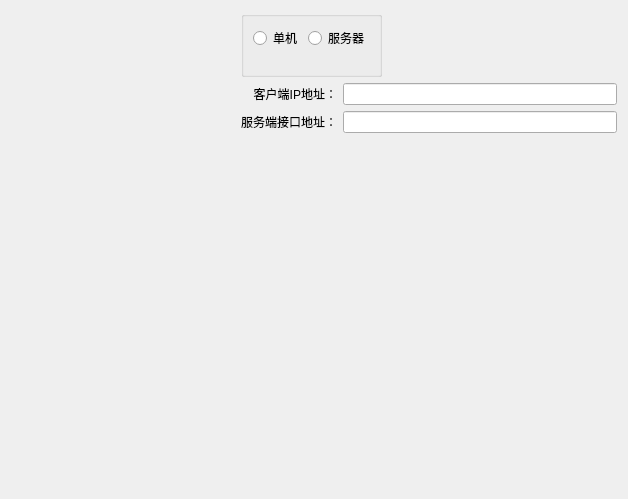
<?xml version="1.0" encoding="UTF-8"?>
<ui version="4.0">
 <class>WsRunModeSetForm</class>
 <widget class="QWidget" name="WsRunModeSetForm">
  <property name="geometry">
   <rect>
    <x>0</x>
    <y>0</y>
    <width>628</width>
    <height>499</height>
   </rect>
  </property>
  <property name="windowTitle">
   <string>Form</string>
  </property>
  <layout class="QGridLayout" name="gridLayout">
   <item row="0" column="1" colspan="3">
    <widget class="QGroupBox" name="groupBox">
     <property name="title">
      <string/>
     </property>
     <layout class="QFormLayout" name="formLayout">
      <item row="0" column="0">
       <widget class="QRadioButton" name="radioButtonSingle">
        <property name="text">
         <string>单机</string>
        </property>
       </widget>
      </item>
      <item row="0" column="1">
       <widget class="QRadioButton" name="radioButtonServer">
        <property name="text">
         <string>服务器</string>
        </property>
       </widget>
      </item>
     </layout>
    </widget>
   </item>
   <item row="3" column="3">
    <spacer name="verticalSpacer">
     <property name="orientation">
      <enum>Qt::Vertical</enum>
     </property>
     <property name="sizeHint" stdset="0">
      <size>
       <width>20</width>
       <height>339</height>
      </size>
     </property>
    </spacer>
   </item>
   <item row="1" column="1">
    <widget class="QLabel" name="label_3">
     <property name="text">
      <string>客户端IP地址：</string>
     </property>
     <property name="alignment">
      <set>Qt::AlignRight|Qt::AlignTrailing|Qt::AlignVCenter</set>
     </property>
    </widget>
   </item>
   <item row="0" column="0">
    <spacer name="horizontalSpacer">
     <property name="orientation">
      <enum>Qt::Horizontal</enum>
     </property>
     <property name="sizeHint" stdset="0">
      <size>
       <width>191</width>
       <height>20</height>
      </size>
     </property>
    </spacer>
   </item>
   <item row="2" column="1">
    <widget class="QLabel" name="label_2">
     <property name="text">
      <string>服务端接口地址：</string>
     </property>
     <property name="alignment">
      <set>Qt::AlignRight|Qt::AlignTrailing|Qt::AlignVCenter</set>
     </property>
    </widget>
   </item>
   <item row="0" column="4">
    <spacer name="horizontalSpacer_2">
     <property name="orientation">
      <enum>Qt::Horizontal</enum>
     </property>
     <property name="sizeHint" stdset="0">
      <size>
       <width>226</width>
       <height>66</height>
      </size>
     </property>
    </spacer>
   </item>
   <item row="2" column="2" colspan="3">
    <widget class="QLineEdit" name="lineEditServerBaseUrl"/>
   </item>
   <item row="1" column="2" colspan="3">
    <widget class="QLineEdit" name="lineEditClientIpAddress"/>
   </item>
  </layout>
 </widget>
 <resources/>
 <connections/>
</ui>
